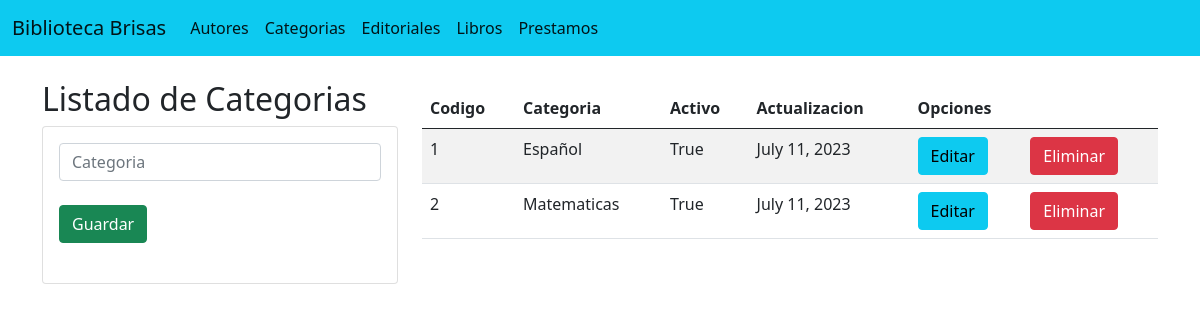
Page /categorias/ on the committed database.
### Libros/models.py (models this page shows, shortened)
class Categoria(models.Model):
    idCategoria = models.AutoField( primary_key=True)
    NombreCategoria = models.CharField(max_length=100)
    activoCategoria = models.BooleanField(default=True)
    actualizaCategoria = models.DateField(auto_now_add=True)

### Libros/views.py (the view)
# urls.py: path('categorias/', views.Categorias, name='categorias'),
def Categorias(request):
    categorias = Categoria.objects.all()
    return render(request, "categorias.html", {"categoria":categorias})

### Libros/templates/categorias.html (shortened to what this page needs)
{% extends "./base.html" %}
{% block body%}
<div class="row">
    <div class="col-sm-12 col-md-6 col-lg-4 col-xl-4">
        <h2>Listado de Categorias</h2>
        <div class="card">
            <div class="card-body">
                <form action="/registrarCategoria/" method="post">{% csrf_token %}
                    <div class="form-group">
                        <input type="text" id="txtCategoria" name="txtCategoria" class="form-control" placeholder="Categoria" >
                    </div>
                    <br>
                    <div class="form-group">
                        <button type="submit" class="btn btn-success btn-block text-white">Guardar</button>
                    </div>
                    <br>
                </form>
            </div>
        </div>
    </div>
    <div class="col-sm-12 col-md-6 col-lg-8 col-xl-8">
        <div class="table-responsive py-2">
            <table class="table table-striped">
                <thead>
                    <tr>
                        <th>Codigo</th>
                        <th>Categoria</th>
                        <th>Activo</th>
                        <th>Actualizacion</th>
                        <th colspan="2">Opciones</th>
                    </tr>
                </thead>
                <tbody>
                    {% for c in categoria%}
                    <tr>
                        <td>{{c.idCategoria}}</td>
                        <td>{{c.NombreCategoria}}</td>
                        <td>{{c.activoCategoria}}</td>
                        <td>{{c.actualizaCategoria}}</td>
                        <td><a href="EdicionCategoria/{{c.idCategoria}}" class="btn btn-info">Editar</a></td>
                        <td><a href="eliminarCategoria/{{c.idCategoria}}" class="btn btn-danger">Eliminar</a></td>
                    </tr>
                    {% endfor %}
                </tbody>
            </table>
        </div>
    </div>
</div>
{% endblock %}

### rows in the picture
Categoria: idCategoria "1", NombreCategoria "Español", activoCategoria "True", actualizaCategoria "July 11, 2023"
Categoria: idCategoria "2", NombreCategoria "Matematicas", activoCategoria "True", actualizaCategoria "July 11, 2023"
